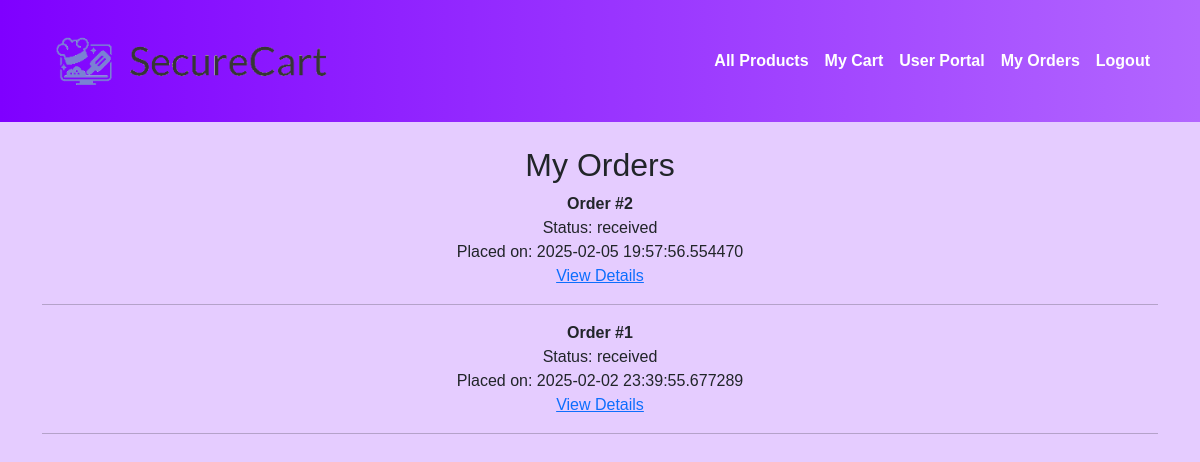
The page /my-orders (signed in) on the database its author committed.
### app/models.py (models this page shows, shortened)
class Order(db.Model):
    __tablename__ = "orders"
    id = db.Column(db.Integer, primary_key=True)
    user_id = db.Column(db.Integer, db.ForeignKey("users.id"), nullable=False)
    status = db.Column(db.String(50), default="received")  # e.g. 'received', 'shipped', 'delivered'
    created_at = db.Column(db.DateTime, default=datetime.utcnow)
    user = db.relationship("User", backref="orders", lazy=True)

### app/main.py (the view)
@main_bp.route("/my-orders")
@login_required
def my_orders():
    orders = Order.query.filter_by(user_id=current_user.id).order_by(Order.created_at.desc()).all()
    return render_template("my_orders.html", orders=orders)

### app/models.py (called while the page is built)
@login_manager.user_loader
def load_user(user_id):
    return User.query.get(int(user_id))

### app/templates/my_orders.html
{% extends "base.html" %}
{% block content %}
<h2>My Orders</h2>
{% if orders %}
  {% for order in orders %}
    <p>
      <strong>Order #{{ order.id }}</strong><br>
      Status: {{ order.status }}<br>
      Placed on: {{ order.created_at }}<br>
      <a href="{{ url_for('main.order_detail', order_id=order.id) }}">View Details</a>
    </p>
    <hr>
  {% endfor %}
{% else %}
  <p>You have not placed any orders.</p>
{% endif %}
{% endblock %}

### app/templates/base.html (style rules this page uses)
body, html { font-family: Verdana, Geneva, sans-serif; background-color: #E5CCFF; margin: 0; padding: 0; }

### rows shown on the page
Order: id "2", status "received", created_at "2025-02-05 19:57:56.554470"
Order: id "1", status "received", created_at "2025-02-02 23:39:55.677289"
